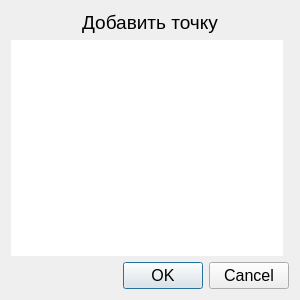
<?xml version="1.0" encoding="UTF-8"?>
<ui version="4.0">
 <class>AddPointDialog</class>
 <widget class="QDialog" name="AddPointDialog">
  <property name="geometry">
   <rect>
    <x>0</x>
    <y>0</y>
    <width>300</width>
    <height>300</height>
   </rect>
  </property>
  <property name="font">
   <font>
    <pointsize>12</pointsize>
   </font>
  </property>
  <property name="windowTitle">
   <string>Добавить точку</string>
  </property>
  <layout class="QGridLayout" name="gridLayout">
   <item row="1" column="0">
    <widget class="QTableWidget" name="addPointArgumentsTableWidget">
     <property name="font">
      <font>
       <pointsize>12</pointsize>
      </font>
     </property>
     <property name="frameShape">
      <enum>QFrame::NoFrame</enum>
     </property>
     <property name="editTriggers">
      <set>QAbstractItemView::DoubleClicked|QAbstractItemView::EditKeyPressed</set>
     </property>
     <property name="alternatingRowColors">
      <bool>true</bool>
     </property>
    </widget>
   </item>
   <item row="0" column="0" colspan="2">
    <widget class="QLabel" name="addPointTitleLabel">
     <property name="font">
      <font>
       <pointsize>14</pointsize>
       <weight>50</weight>
       <bold>false</bold>
      </font>
     </property>
     <property name="text">
      <string>Добавить точку</string>
     </property>
     <property name="alignment">
      <set>Qt::AlignCenter</set>
     </property>
    </widget>
   </item>
   <item row="2" column="0" colspan="2">
    <widget class="QDialogButtonBox" name="buttonBox">
     <property name="orientation">
      <enum>Qt::Horizontal</enum>
     </property>
     <property name="standardButtons">
      <set>QDialogButtonBox::Cancel|QDialogButtonBox::Ok</set>
     </property>
     <property name="centerButtons">
      <bool>false</bool>
     </property>
    </widget>
   </item>
  </layout>
 </widget>
 <resources/>
 <connections>
  <connection>
   <sender>buttonBox</sender>
   <signal>accepted()</signal>
   <receiver>AddPointDialog</receiver>
   <slot>accept()</slot>
   <hints>
    <hint type="sourcelabel">
     <x>248</x>
     <y>254</y>
    </hint>
    <hint type="destinationlabel">
     <x>157</x>
     <y>274</y>
    </hint>
   </hints>
  </connection>
  <connection>
   <sender>buttonBox</sender>
   <signal>rejected()</signal>
   <receiver>AddPointDialog</receiver>
   <slot>reject()</slot>
   <hints>
    <hint type="sourcelabel">
     <x>316</x>
     <y>260</y>
    </hint>
    <hint type="destinationlabel">
     <x>286</x>
     <y>274</y>
    </hint>
   </hints>
  </connection>
 </connections>
</ui>
